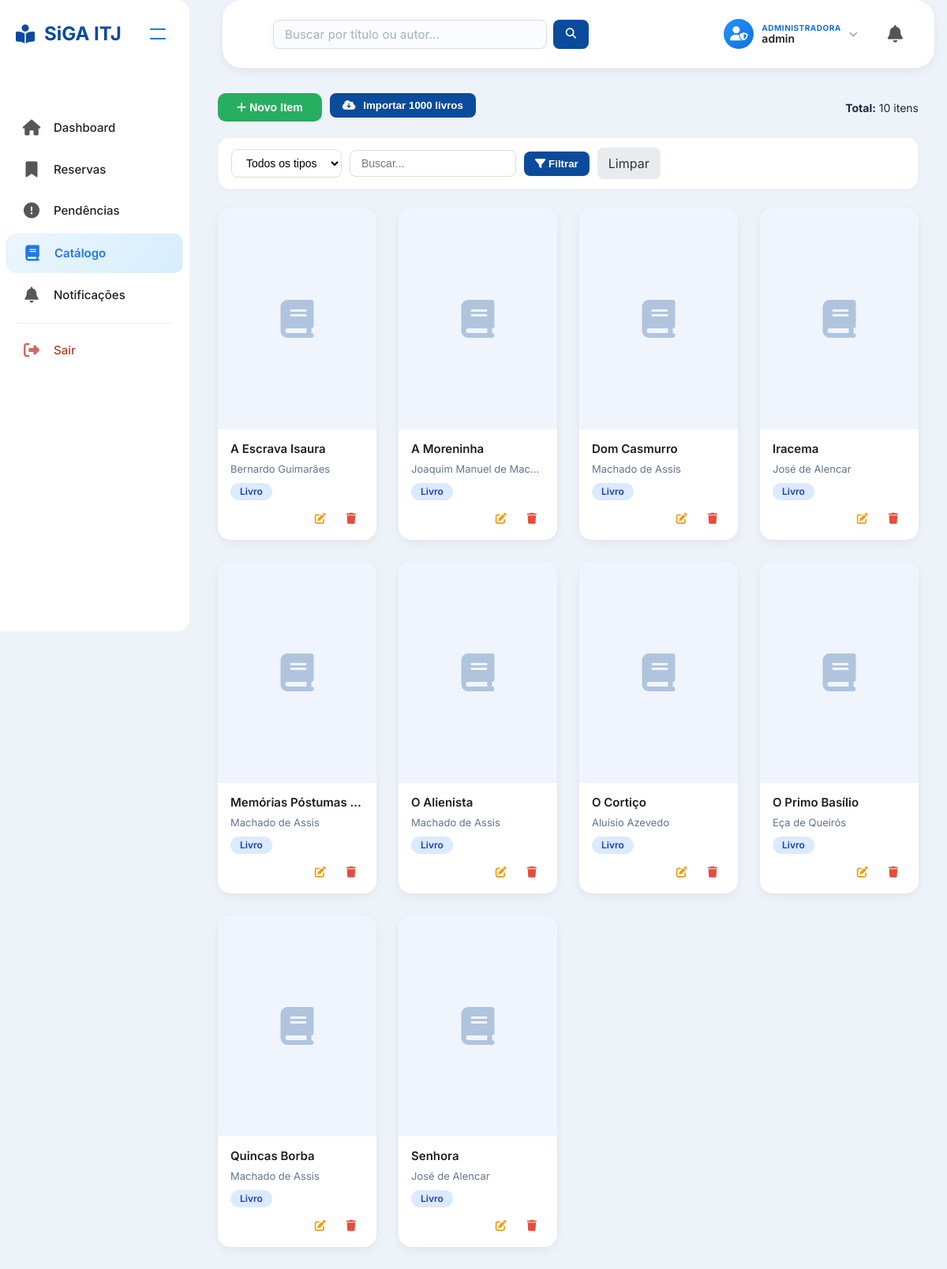
The page /adm/catalogo_adm.php (signed in) on the database as committed earlier.
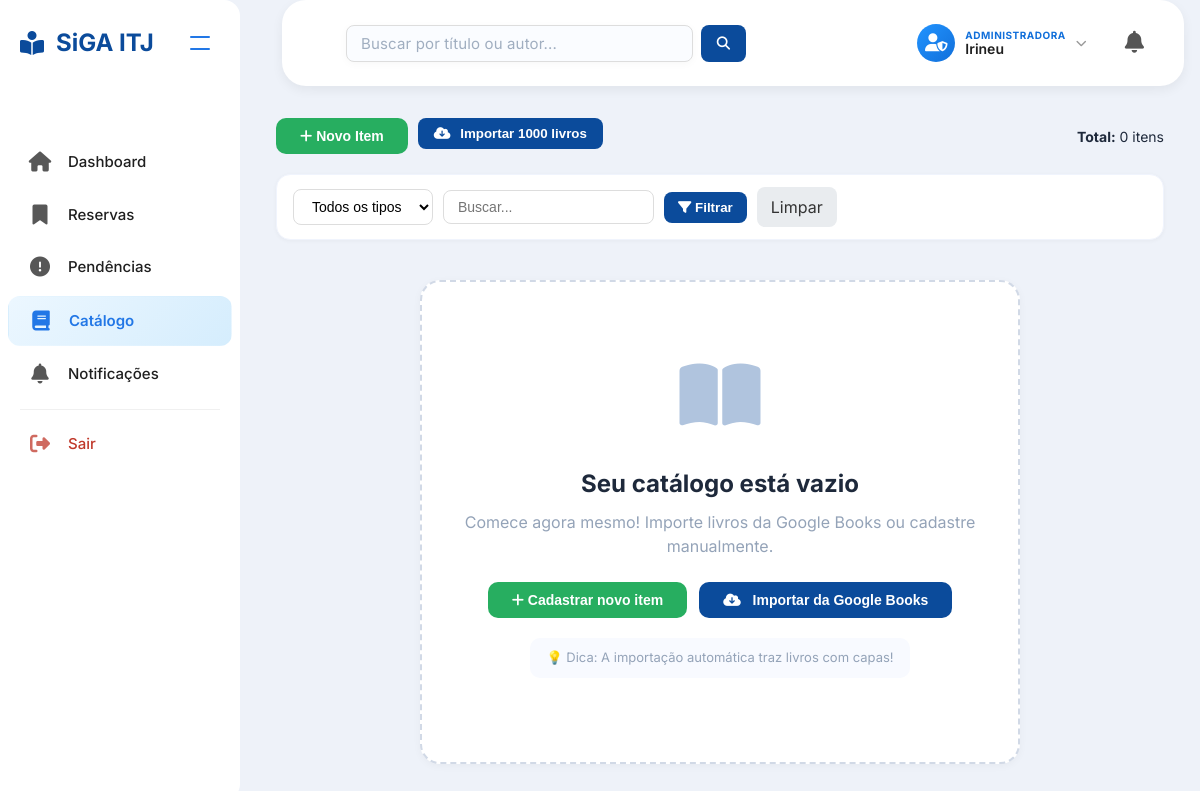
The same page on the database as committed later.
### tables this page shows
CREATE TABLE `catalogo` (
  `id_catalogo` int(11) NOT NULL,
  `titulo` varchar(255) NOT NULL,
  `autor` varchar(255) DEFAULT NULL,
  `tipo` enum('livro','revista','tcc') NOT NULL,
  `editora` varchar(255) DEFAULT NULL,
  `ano_publicacao` int(11) DEFAULT NULL,
  `isbn` varchar(20) DEFAULT NULL,
  `descricao` text DEFAULT NULL,
  `quantidade` int(11) DEFAULT 1,
  `localizacao` varchar(50) DEFAULT NULL,
  `capa_url` varchar(255) DEFAULT NULL,
  `data_cadastro` timestamp NOT NULL DEFAULT current_timestamp()
);

### adm/catalogo_adm.php (the view, shortened to what this page needs)
<?php
require_once __DIR__ . '/../includes/config.php';
$config_classes = $GLOBALS['config_classes'] ?? '';
$nome_bibliotecaria = $_SESSION['admin_nome'] ?? 'Bibliotecária';
$db = null;
if (isset($conn)) $db = $conn;
elseif (isset($conexao)) $db = $conexao;
elseif (isset($pdo)) $db = $pdo;
$porPagina = 21;
$paginaAtual = isset($_GET['pagina']) ? max(1, (int)$_GET['pagina']) : 1;
$offset = ($paginaAtual - 1) * $porPagina;
$filtroBusca = isset($_GET['busca']) ? trim($_GET['busca']) : '';
$where = "1=1";
$params = [];
$countSql = "SELECT COUNT(*) as total FROM catalogo WHERE $where";
if ($db instanceof mysqli) {
    $stmt = $db->prepare($countSql);
    $stmt->execute();
    $result = $stmt->get_result();
    $total = $result->fetch_assoc()['total'];
} else {
    $stmt = $db->prepare($countSql);
    $stmt->execute($params);
    $total = $stmt->fetchColumn();
}
$sql = "SELECT * FROM catalogo WHERE $where ORDER BY titulo ASC LIMIT ? OFFSET ?";
if ($db instanceof mysqli) {
    $stmt = $db->prepare($sql);
    $params[] = $porPagina;
    $params[] = $offset;
    $types = str_repeat('s', count($params) - 2) . 'ii';
    $stmt->bind_param($types, ...$params);
    $stmt->execute();
    $result = $stmt->get_result();
    $itens = $result->fetch_all(MYSQLI_ASSOC);
} else {
    $stmt = $db->prepare($sql);
    $stmt->execute(array_merge($params, [$porPagina, $offset]));
    $itens = $stmt->fetchAll(PDO::FETCH_ASSOC);
}
?>
<!DOCTYPE html>
<html lang="pt-BR">
<head>
    <link rel="stylesheet" href="https://cdnjs.cloudflare.com/ajax/libs/font-awesome/6.5.0/css/all.min.css">
    <link rel="stylesheet" href="../assets/css/dashboard_adm.css">
    <link rel="stylesheet" href="../assets/css/catalogo_adm.css">
</head>
<body class="<?= $config_classes ?>">
    <aside class="sidebar" id="sidebar">
        <div class="sidebar-header">
            <div class="sidebar-logo">
                <i class="fas fa-book-reader"></i>
                <span>SiGA ITJ</span>
            </div>
            <button class="collapse-icon" id="collapseBtn" title="Recolher menu">
                <span></span>
                <span></span>
            </button>
        </div>
        <nav class="sidebar-nav" id="sidebar-nav">
            <a href="dashboard_adm.php" class="nav-item">
                <i class="fas fa-home"></i>
                <span>Dashboard</span>
            </a>
            <a href="reservas_adm.php" class="nav-item">
                <i class="fas fa-bookmark"></i>
                <span>Reservas</span>
            </a>
            <a href="pendencias_adm.php" class="nav-item">
                <i class="fas fa-exclamation-circle"></i>
                <span>Pendências</span>
            </a>
            <a href="catalogo_adm.php" class="nav-item active">
                <i class="fas fa-book"></i>
                <span>Catálogo</span>
            </a>
            <a href="notificacoes_adm.php" class="nav-item">
                <i class="fas fa-bell"></i>
                <span>Notificações</span>
            </a>
            <div class="nav-divider"></div>
            <a href="logout_adm.php" class="nav-item nav-logout">
                <i class="fas fa-sign-out-alt"></i>
                <span>Sair</span>
            </a>
        </nav>
    </aside>
    <div class="main-content">
        <header class="top-header">
            <div class="search-container" style="flex:1; max-width:400px;">
                <form method="GET" action="catalogo_adm.php" style="display:flex; gap:8px; width:100%;">
                    <input type="text" name="busca" placeholder="Buscar por título ou autor..." value="<?= htmlspecialchars($filtroBusca) ?>" style="flex:1; padding:8px 14px; border:1px solid #ddd; border-radius:8px;">
                    <button type="submit" style="padding:8px 16px; background:#0b4b9b; color:white; border:none; border-radius:8px; cursor:pointer;"><i class="fas fa-search"></i></button>
                </form>
            </div>
            <div class="header-right">
                <div class="admin-profile" id="admin-profile-btn">
                    <div class="admin-avatar"><i class="fas fa-user-shield"></i></div>
                    <div class="admin-info">
                        <span class="admin-label">Administradora</span>
                        <strong class="admin-name"><?= htmlspecialchars($nome_bibliotecaria) ?></strong>
                    </div>
                    <i class="fas fa-chevron-down admin-chevron"></i>
                </div>
                <div class="notification-container">
                    <button class="notification-btn" id="notification-btn" title="Notificações">
                        <i class="fas fa-bell"></i>
                    </button>
                </div>
            </div>
        </header>
        <main class="dashboard-main">
            <div class="catalogo-actions">
                <div class="left">
                    <button class="btn-cadastrar" id="btn-novo-item"><i class="fas fa-plus"></i> Novo Item</button>
                    <form method="POST" action="importar_google_books.php" style="display:inline;">
                        <button type="submit" name="importar" class="btn-import" onclick="return confirm('Importar até 1000 livros da Google Books? Isso pode demorar alguns segundos.')">
                            <i class="fas fa-cloud-download-alt"></i> Importar 1000 livros
                        </button>
                    </form>
                </div>
                <div>
                    <span style="font-size:14px; color:#1e293b;"><strong>Total:</strong> <?= $total ?> itens</span>
                </div>
            </div>
            <div class="filtros-container">
                <form method="GET" action="catalogo_adm.php" style="display:flex; flex-wrap:wrap; gap:10px; align-items:center; width:100%;">
                    <select name="tipo">
                        <option value="">Todos os tipos</option>
                    </select>
                    <input type="text" name="busca" placeholder="Buscar..." value="<?= htmlspecialchars($filtroBusca) ?>">
                    <button type="submit"><i class="fas fa-filter"></i> Filtrar</button>
                    <a href="catalogo_adm.php" style="padding:8px 14px; background:#e9ecef; border-radius:8px; text-decoration:none; color:#333;">Limpar</a>
                </form>
            </div>
            <?php if (empty($itens)): ?>
    <div class="empty-state">
        <div class="empty-icon">
            <i class="fas fa-book-open"></i>
        </div>
        <h3> Seu catálogo está vazio</h3>
        <p>Comece agora mesmo! Importe livros da Google Books ou cadastre manualmente.</p>
        <div class="empty-actions">
            <button class="btn-cadastrar" id="btn-novo-item-empty">
                <i class="fas fa-plus"></i> Cadastrar novo item
            </button>
            <form method="POST" action="importar_google_books.php" style="display:inline;">
                <button type="submit" name="importar" class="btn-import-empty" onclick="return confirm('Importar até 1000 livros da Google Books? Isso pode demorar alguns segundos.')">
                    <i class="fas fa-cloud-download-alt"></i> Importar da Google Books
                </button>
            </form>
        </div>
        <p class="empty-hint">💡 Dica: A importação automática traz livros com capas!</p>
    </div>
<?php endif; ?>
                <div class="catalogo-grid">
                    <?php foreach ($itens as $item): ?>
                        <div class="catalogo-card" data-id="<?= $item['id_catalogo'] ?>">
                            <div class="card-capa">
                                <?php if (!empty($item['capa_url'])): ?>
                                    <?php
                                    $caminhoCompleto = __DIR__ . '/../' . $item['capa_url'];
                                    ?>
                                    <?php if (file_exists($caminhoCompleto)): ?>
                                        <img src="../<?= htmlspecialchars($item['capa_url']) ?>" alt="Capa" loading="lazy">
                                    <?php else: ?>
                                        <div class="capa-placeholder"><i class="fas fa-book"></i></div>
                                    <?php endif; ?>
                                <?php else: ?>
                                    <div class="capa-placeholder"><i class="fas fa-book"></i></div>
                                <?php endif; ?>
                            </div>
                            <div class="card-info">
                                <h4 title="<?= htmlspecialchars($item['titulo']) ?>"><?= htmlspecialchars($item['titulo']) ?></h4>
                                <p class="autor"><?= htmlspecialchars($item['autor']) ?></p>
                                <span class="tipo-badge tipo-<?= $item['tipo'] ?>"><?= ucfirst($item['tipo']) ?></span>
                                <div class="card-actions">
                                    <button class="btn-editar" onclick="abrirModalEdicao(<?= $item['id_catalogo'] ?>)"><i class="fas fa-edit"></i></button>
                                    <button class="btn-excluir" onclick="excluirItem(<?= $item['id_catalogo'] ?>, '<?= addslashes($item['titulo']) ?>')"><i class="fas fa-trash"></i></button>
                                </div>
                            </div>
                        </div>
                    <?php endforeach; ?>
                </div>
        </main>
    </div>
</body>
</html>

### assets/css/catalogo_adm.css (style rules this page uses)
.catalogo-actions { display: flex; flex-wrap: wrap; gap: 10px; margin-bottom: 20px; align-items: center; justify-content: space-between; }
.catalogo-actions .left { display: flex; gap: 10px; flex-wrap: wrap; }
.btn-import { background: #0b4b9b; color: white; border: none; padding: 8px 16px; border-radius: 8px; cursor: pointer; font-weight: 600; transition: background 0.2s; }
.btn-import i { margin-right: 6px; }
.btn-cadastrar { background: #27ae60; color: white; border: none; padding: 8px 16px; border-radius: 8px; cursor: pointer; font-weight: 600; transition: background 0.2s; }
.filtros-container { background: white; border-radius: 14px; padding: 12px 16px; margin-bottom: 24px; border: 1px solid #f0f4fd; box-shadow: 0 1px 4px rgba(0,0,0,0.04); }
.filtros-container select, .filtros-container input { padding: 8px 14px; border: 1px solid #ddd; border-radius: 8px; font-size: 14px; background: white; }
.filtros-container button { padding: 8px 14px; border: none; border-radius: 8px; background: #0b4b9b; color: white; cursor: pointer; font-weight: 600; }
.empty-state { text-align: center; padding: 60px 20px; background: white; border-radius: 20px; border: 2px dashed #d1d9e6; box-shadow: 0 2px 8px rgba(0,0,0,0.04); max-width: 600px; margin: 40px auto; }
.empty-icon { font-size: 72px; color: #b0c4de; margin-bottom: 16px; }
.empty-state h3 { font-size: 24px; color: #1e293b; margin-bottom: 8px; }
.empty-state p { color: #94a3b8; font-size: 16px; margin-bottom: 24px; }
.empty-actions { display: flex; gap: 12px; justify-content: center; flex-wrap: wrap; }
.btn-import-empty { background: #0b4b9b; color: white; border: none; padding: 10px 24px; border-radius: 10px; cursor: pointer; font-weight: 600; font-size: 14px; transition: all 0.2s; }
.btn-import-empty i { margin-right: 8px; }
.btn-cadastrar { background: #27ae60; color: white; border: none; padding: 10px 24px; border-radius: 10px; cursor: pointer; font-weight: 600; font-size: 14px; transition: all 0.2s; }
.empty-hint { margin-top: 20px; font-size: 13px !important; color: #94a3b8 !important; background: #f8faff; padding: 10px 16px; border-radius: 10px; display: inline-block; }
.catalogo-grid { display: grid; grid-template-columns: repeat(auto-fill, minmax(200px, 1fr)); gap: 28px; margin: 20px 0; }
.catalogo-card { background: white; border-radius: 16px; overflow: hidden; box-shadow: 0 4px 12px rgba(0,0,0,0.06); transition: transform 0.3s ease, box-shadow 0.3s ease; cursor: pointer; }
.card-capa { position: relative; height: 280px; background: #f0f4fd; display: flex; align-items: center; justify-content: center; overflow: hidden; }
.capa-placeholder { font-size: 48px; color: #b0c4de; }
.card-info { padding: 14px 16px; }
.card-info h4 { font-size: 15px; font-weight: 600; margin: 0 0 4px 0; white-space: nowrap; overflow: hidden; text-overflow: ellipsis; }
.card-info .autor { font-size: 13px; color: #64748b; margin: 0 0 8px 0; white-space: nowrap; overflow: hidden; text-overflow: ellipsis; }
.tipo-badge { display: inline-block; padding: 2px 12px; border-radius: 20px; font-size: 12px; font-weight: 600; }
.tipo-livro { background: #dbeafe; color: #1e40af; }
.card-actions { display: flex; gap: 6px; margin-top: 10px; justify-content: flex-end; }
.card-actions button { border: none; background: transparent; padding: 6px 10px; border-radius: 6px; cursor: pointer; font-size: 14px; transition: background 0.2s; }
.btn-editar { color: #f39c12; }
.btn-excluir { color: #e74c3c; }

Rows that differ between the two databases and show on the page:
removed catalogo: titulo "A Escrava Isaura", autor "Bernardo Guimarães", tipo "Livro"
removed catalogo: titulo "A Moreninha", autor "Joaquim Manuel de Mac…", tipo "Livro"
removed catalogo: titulo "Dom Casmurro", autor "Machado de Assis", tipo "Livro"
removed catalogo: titulo "Iracema", autor "José de Alencar", tipo "Livro"
removed catalogo: titulo "Memórias Póstumas…", autor "Machado de Assis", tipo "Livro"
removed catalogo: titulo "O Alienista", autor "Machado de Assis", tipo "Livro"
removed catalogo: titulo "O Cortiço", autor "Aluísio Azevedo", tipo "Livro"
removed catalogo: titulo "O Primo Basílio", autor "Eça de Queirós", tipo "Livro"
removed catalogo: titulo "Quincas Borba", autor "Machado de Assis", tipo "Livro"
removed catalogo: titulo "Senhora", autor "José de Alencar", tipo "Livro"
Other text that changed with them:
$nome_bibliotecaria: "admin" → "Irineu"
$total: "10" → "0"
text now shown: "Seu catálogo está vazio Comece agora mesmo! Importe livros da Google Books ou cadastre manualmente. Cadastrar novo item Importar da Google Books 💡 Dica: A importação automática traz livros com capas!"
